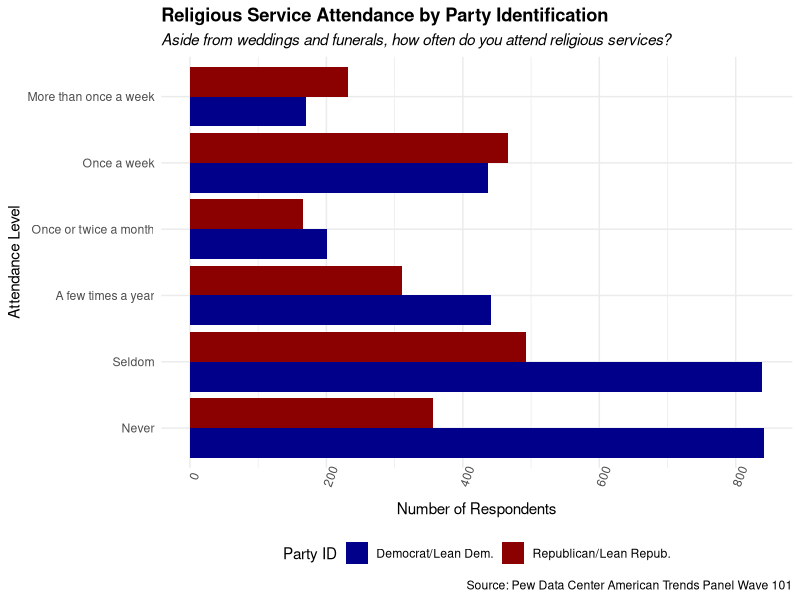
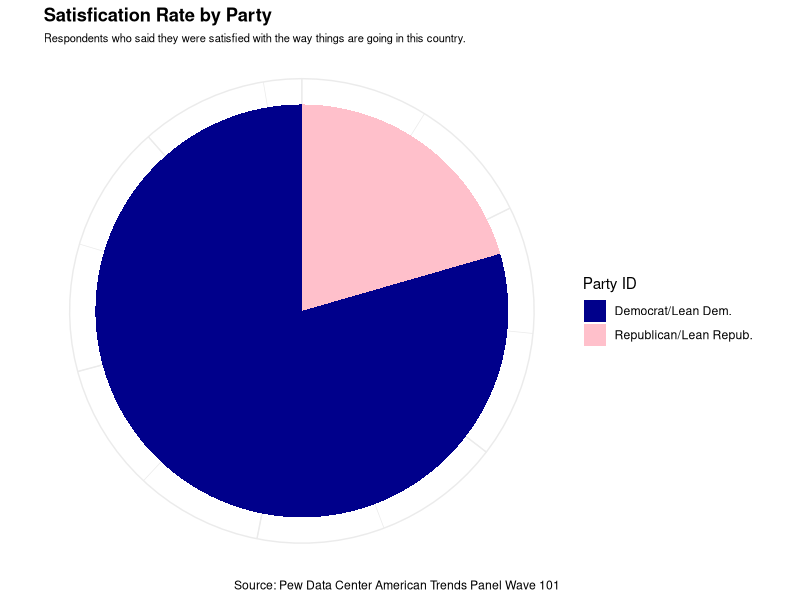
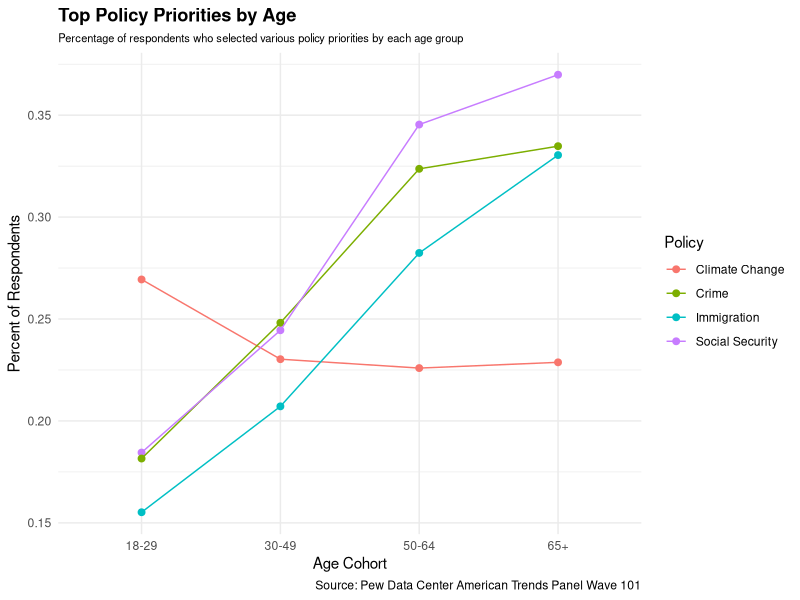
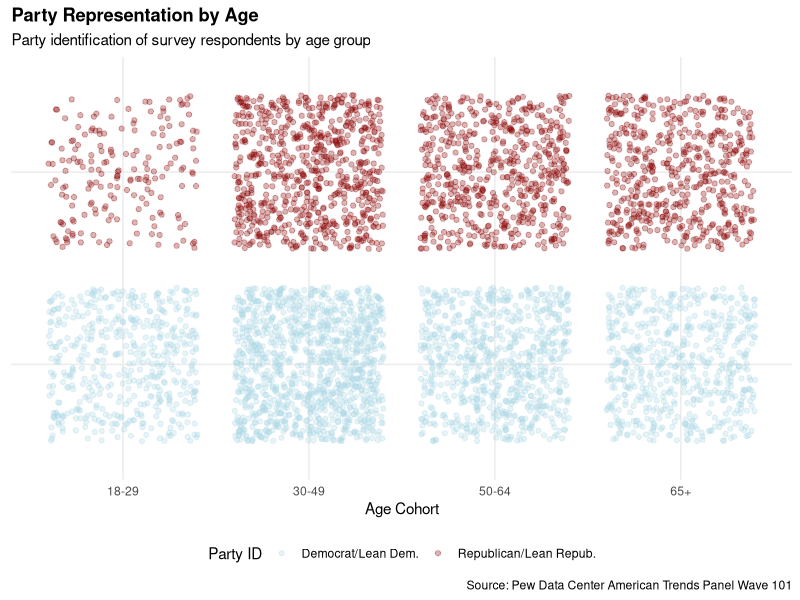

The R source for these figures, in order:
## ---- chunk 1
#| echo: false
#| message: false
 
library (tidyverse)
library (haven)

# this file is in the .ignore
data <- read_sav("data/ATP_W101.sav")

## ---- chunk 2
#| code-fold: true
#| code-summary: "Show data cleaning code"
#| message: false

# create data for first chart
chart1data <- data %>%
  filter(F_PARTYSUM_FINAL == 1 | F_PARTYSUM_FINAL == 2 ) %>%
  mutate(parties = case_when(F_PARTYSUM_FINAL == 1 ~"Republican/Lean Repub.", 
                             F_PARTYSUM_FINAL == 2 ~ "Democrat/Lean Dem.", 
                             TRUE~NA_character_)) %>%
  mutate(religiousactivity = case_when(F_ATTEND ==1 ~ "More than once a week", 
                                       F_ATTEND == 2 ~ "Once a week", 
                                       F_ATTEND == 3 ~ "Once or twice a month", 
                                       F_ATTEND ==4 ~ "A few times a year", 
                                       F_ATTEND ==5 ~ "Seldom", 
                                       F_ATTEND ==6 ~ "Never", 
                                       TRUE~NA_character_ ))

# create levels for religious activity variable
rel_levels = c("Never", "Seldom", "A few times a year", "Once or twice a month", "Once a week", "More than once a week")  

# factor the religious activity variable
chart1data <- chart1data %>% 
  mutate(religiousactivity = factor(religiousactivity, levels = rel_levels))
## ---- chunk 3
#| code-fold: true
#| code-summary: "Show code for chart"
#| message: false

chart1 <- chart1data %>% 
  filter(!is.na(religiousactivity)) %>%
  ggplot(aes(religiousactivity, fill=parties)) +
  geom_bar(position = "dodge") +
  scale_fill_manual(values = c("darkblue", "darkred")) +
  coord_flip() +
  theme_minimal() +
  labs(
    title = "Religious Service Attendance by Party Identification",
    subtitle = "Aside from weddings and funerals, how often do you attend religious services?",
    x = "Attendance Level",
    y = "Number of Respondents",
    caption = "Source: Pew Data Center American Trends Panel Wave 101",
    fill = "Party ID"
  ) +
  theme(
    axis.text.x = element_text(angle = 70), 
    legend.position = "bottom",
    plot.title = element_text(face = "bold"),
    plot.subtitle = element_text(face = "italic")
  )

chart1
## ---- chunk 4
#| code-fold: true
#| code-summary: "Show data cleaning code"
#| message: false

chart2data <- chart1data %>%
  filter(SATIS_W101 != 99) %>%
  mutate(satisfied = ifelse(SATIS_W101==1, 1, 0)) %>%
  mutate(notsatisfied = ifelse(SATIS_W101==2, 1, 0)) %>%
  group_by(parties) %>%
  summarize(satisfied = sum(satisfied), notsatisfied = sum(notsatisfied))

## ---- chunk 5
#| code-fold: true
#| code-summary: "Show code for chart"
#| message: false

chart2 <- chart2data %>%
  ggplot(aes (x = "", y = satisfied, fill=parties)) +
  geom_col() +
  coord_polar("y", start=0) +
  scale_fill_manual(values = c("darkblue", "pink")) +
  theme_minimal() +
  theme(
    axis.text = element_blank(),
    axis.ticks = element_blank(), 
    axis.title = element_blank(),
    axis.line = element_blank(),
    plot.subtitle = element_text(size = 8),
    plot.title = element_text(face = "bold"),
  ) + 
  labs(
    title = "Satisfication Rate by Party",
    subtitle = "Respondents who said they were satisfied with the way things are going in this country.",
    caption = "Source: Pew Data Center American Trends Panel Wave 101",
    fill = "Party ID")

chart2
  
## ---- chunk 6
#| code-fold: true
#| code-summary: "Show data cleaning code"
#| message: false

chart3data <- data %>%
  filter(F_AGECAT != 99) %>%
  mutate(age = case_when(F_AGECAT ==1 ~"18-29", 
                         F_AGECAT==2 ~ "30-49", 
                         F_AGECAT==3 ~ "50-64", 
                         F_AGECAT ==4 ~ "65+", 
                         TRUE~NA_character_ )) %>%
  group_by(age) %>%
  summarize(ss = sum(PRIPRES_SC_W101==1, na.rm = TRUE),
            climate = sum(PRIPRES_GCC_W101==1, na.rm = TRUE), 
            crime = sum(PRIPRES_CRI_W101==1, na.rm = TRUE), 
            immigration = sum(PRIPRES_IMM_W101==1, na.rm = TRUE)) %>%
  pivot_longer(cols = 2:5, names_to = "Policy", values_to = "count")

ages <- data %>% 
  filter(F_AGECAT != 99) %>%
  mutate(age = case_when(F_AGECAT ==1 ~"18-29", 
                         F_AGECAT==2 ~ "30-49", 
                         F_AGECAT==3 ~ "50-64", 
                         F_AGECAT ==4 ~ "65+", 
                         TRUE~NA_character_ )) %>% 
  group_by(age) %>% 
  summarize(total = n())

chart3data2 <- chart3data %>% 
  left_join(ages, by = "age") %>% 
  mutate(percent = count/total)

## ---- chunk 7
#| code-fold: true
#| code-summary: "Show graph code"
#| message: false

chart3 <- chart3data2 %>%
  ggplot(aes(age, percent, color = Policy)) +
  geom_point(size = 2) +
  geom_line(aes(group = Policy)) + 
  theme_minimal() +
  scale_color_discrete(labels = c("Climate Change", "Crime", "Immigration", "Social Security"))+
  labs(
    title = "Top Policy Priorities by Age",
    subtitle = "Percentage of respondents who selected various policy priorities by each age group",
    x = "Age Cohort",
    y = "Percent of Respondents",
    caption = "Source: Pew Data Center American Trends Panel Wave 101"
  ) +
  theme(
    plot.title = element_text(face = "bold"),
    plot.subtitle = element_text(size = 8)
  )

chart3  

## ---- chunk 8
#| code-fold: true
#| code-summary: "Show cleaning code"
#| message: false

chart4data <- data %>%
  filter(F_AGECAT != 99) %>%
  mutate(age = case_when(F_AGECAT ==1 ~"18-29", 
                         F_AGECAT==2 ~ "30-49", 
                         F_AGECAT==3 ~ "50-64", 
                         F_AGECAT ==4 ~ "65+", TRUE~NA_character_ )) %>%
  filter(F_PARTYSUM_FINAL == 1 | F_PARTYSUM_FINAL == 2 ) %>%
  mutate(parties = case_when(F_PARTYSUM_FINAL == 1 ~"Republican/Lean Repub.", 
                             F_PARTYSUM_FINAL == 2 ~ "Democrat/Lean Dem.", 
                             TRUE~NA_character_)) 

## ---- chunk 9
#| code-fold: true
#| code-summary: "Show graph code"
#| message: false

chart4 <- chart4data %>%
  ggplot (aes(age, parties, color = parties)) +
  geom_jitter(alpha=0.3) +
  scale_color_manual(values = c("lightblue", "darkred")) +
  theme_minimal()+
  theme (axis.text.y = element_blank(), 
         legend.position = "bottom",
         plot.title = element_text(face = "bold"),
         axis.title.y = element_blank()) +
  labs(
    title = "Party Representation by Age",
    subtitle = "Party identification of survey respondents by age group",
    x = "Age Cohort",
    caption = "Source: Pew Data Center American Trends Panel Wave 101",
    color = "Party ID"
    )

chart4
